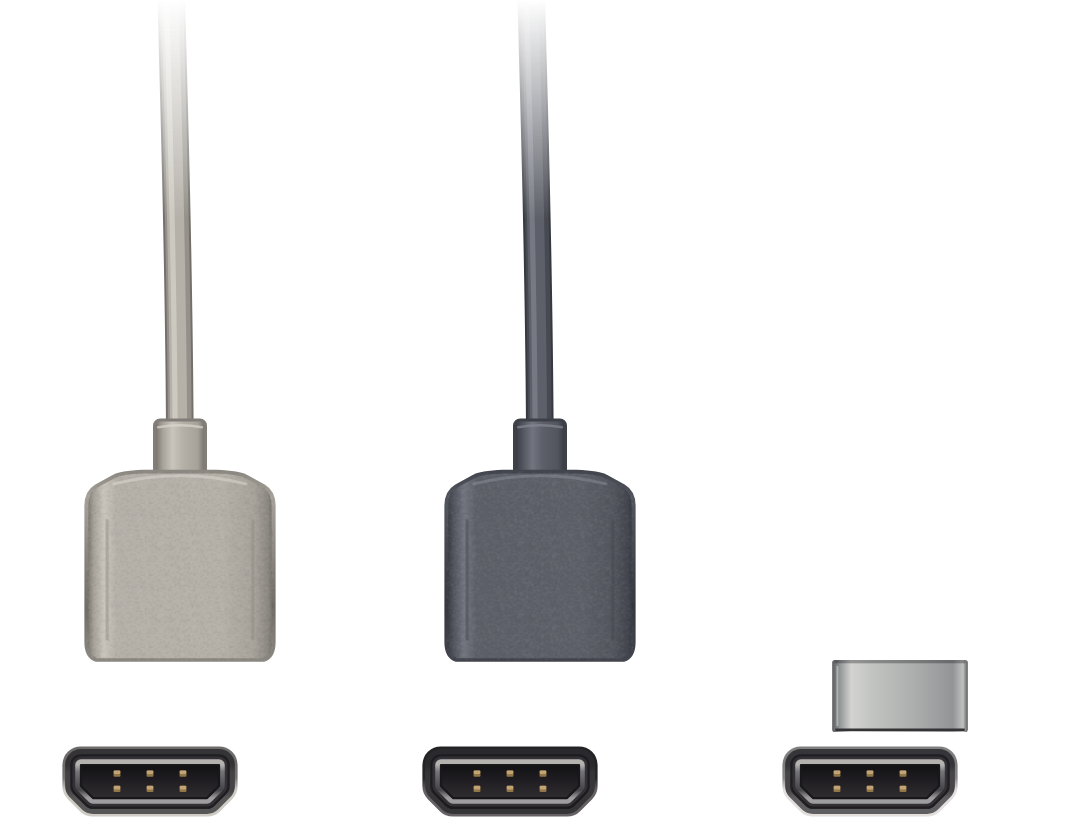
#> input picture crates/slot-ui/assets/link/gb.png, 1080 x 828 px, found by its file name
$ python make.py ../../crates/slot-ui/assets/link/gb.png ../../crates/slot-ui/assets/link/gbc.png
#> lines starting #> are read from the running program, lines starting #| are printed output that depends on the picture; after the words box and inside, x2 and y2 are one past the last pixel; in counts of white or black regions, pixels touching at a corner belong together
"""Cut Watomsk's 1920x1080 Game Boy overlays to the KONKR's 3:2 panel.

Usage: python3 make.py <dir with GB.png GBP.png GBC.png> <assets dir>

The 10:9 window (1200x1080, full height) is kept as is; each black side
panel is narrowed from 360 to 210 px and its LED / logo re-centred, then
the 1620x1080 result is resized to 960x640.
"""
import sys

import numpy as np
from PIL import Image

HOLE = (360, 1560)
SIDE = (1620 - 1200) // 2


def adapt(path, size=(960, 640)):
#> called with size = (960, 640)
    im = Image.open(path).convert("RGBA")
#> im is the input picture: PIL image 1080x828 RGBA; mean R, G, B, A 19.3, 19.2, 19.3, 39.5
    out = Image.new("RGBA", (1620, 1080), (0, 0, 0, 255))
    out.paste(im.crop((HOLE[0], 0, HOLE[1], 1080)), (SIDE, 0))
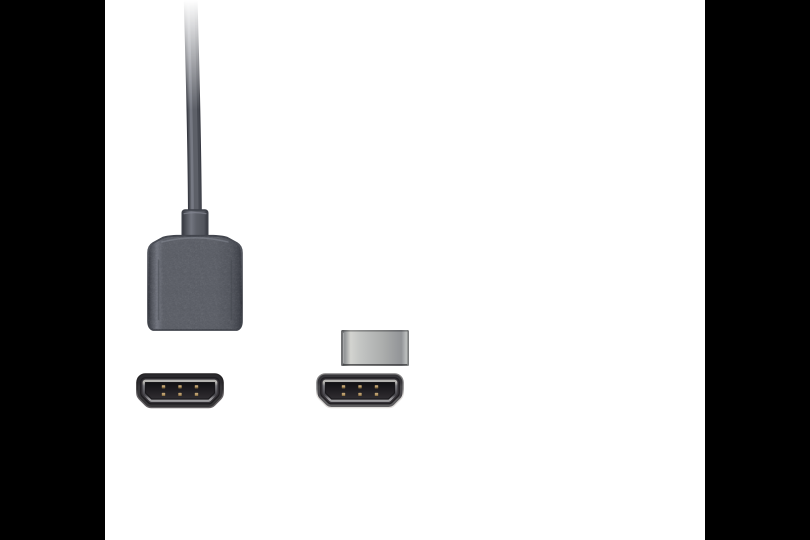
#> out: PIL image 1620x1080 RGBA (shown at 1/2 size); mean R, G, B, A 4.4, 4.5, 4.7, 77.8; transparent parts drawn white
    for a, b, dst in [(0, HOLE[0], 0), (HOLE[1], 1920, SIDE + 1200)]:
        panel = im.crop((a, 0, b, 1080))
        arr = np.array(panel)
        mask = (arr[..., :3].max(axis=2) > 24) & (arr[..., 3] > 40)
        # The window's inner shadow is not panel content.
        if a == 0:
            mask[:, -30:] = False
        else:
            mask[:, :30] = False
        xs = np.where(mask.any(axis=0))[0]
        x0, x1 = xs.min(), xs.max() + 1
        out.alpha_composite(panel.crop((x0, 0, x1, 1080)), (dst + (SIDE - (x1 - x0)) // 2, 0))
#> this loop made 2 passes
#> (x0, x1) on pass 1: (62, 276)
#> pass 1, in adapt, `panel = im.crop((a, 0, b, 1080))`:
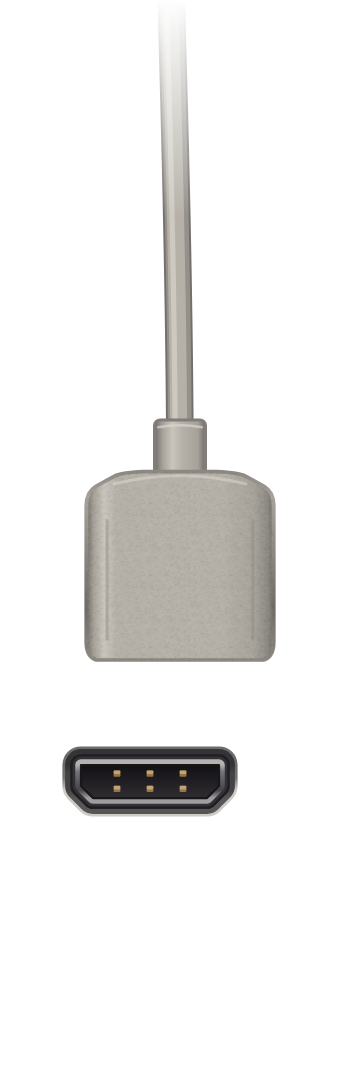
#> panel: PIL image 360x1080 RGBA; mean R, G, B, A 24.5, 24, 23, 38.4; transparent parts drawn white
#> pass 1, in adapt, `mask = (arr[..., :3].max(axis=2) > 24) & (arr[..., 3] > 40)`:
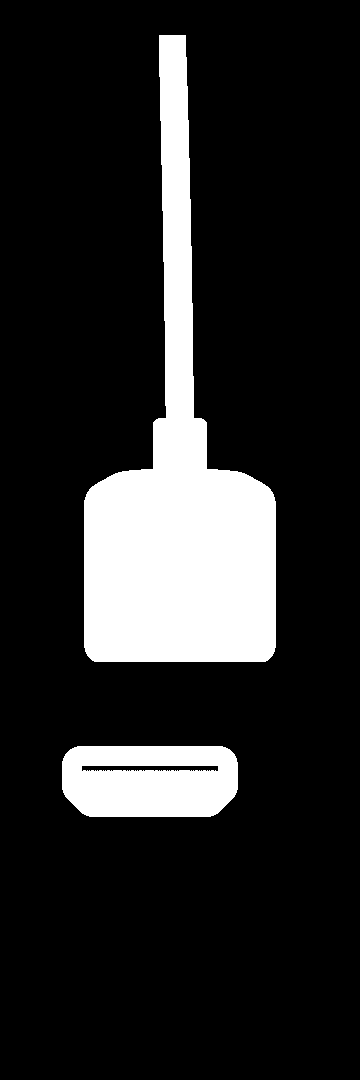
#> mask: shape (1080, 360) bool; 15.6% white; 2 white regions, box (x1, y1, x2, y2) and area: (84, 35, 276, 662) 49488, (62, 746, 238, 817) 11168
#> after the loop:
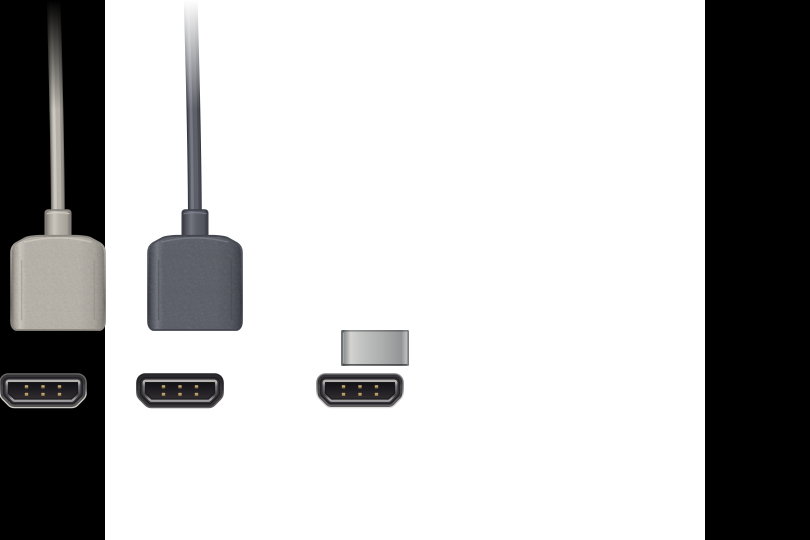
#> out: PIL image 1620x1080 RGBA (shown at 1/2 size); mean R, G, B, A 9.5, 9.5, 9.5, 77.8; transparent parts drawn white
    return out if size == out.size else out.resize(size, Image.LANCZOS)


if __name__ == "__main__":
    src, dst = sys.argv[1], sys.argv[2]
    for name, asset in [("GB", "gb"), ("GBP", "pocket"), ("GBC", "color")]:
#> (the run stopped early here; a loop or call above may not have finished)
